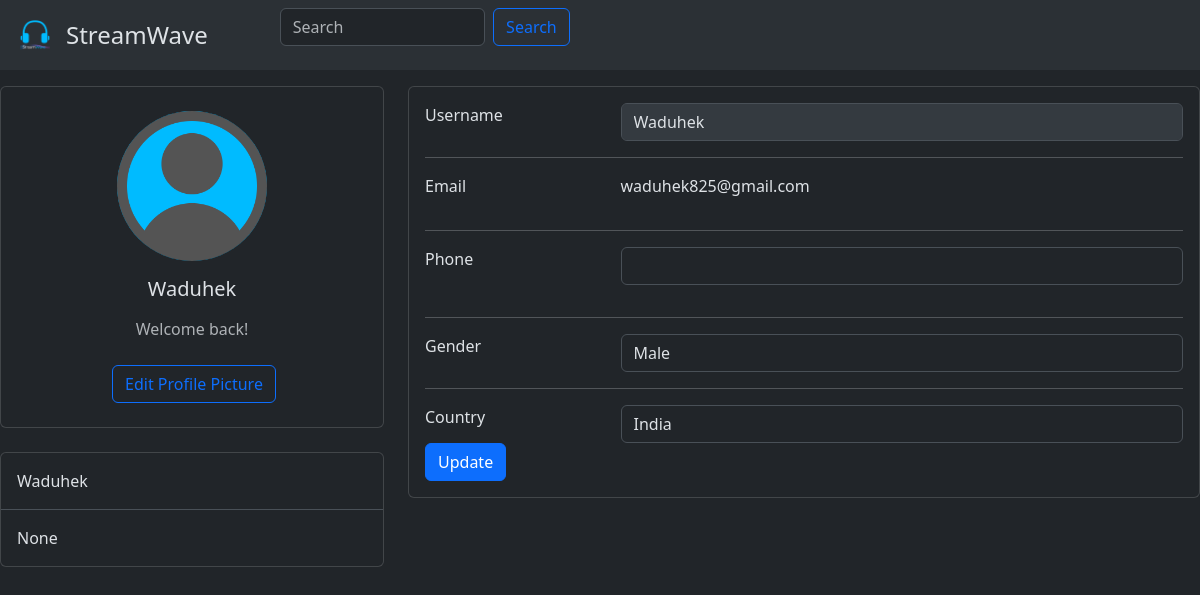
Page /account (signed in) on the committed database.
### app.py (models this page shows)
class User(db.Model, UserMixin):
    __tablename__ = "user"
    id = db.Column(db.Integer(), primary_key=True)
    email = db.Column(db.String(255), unique=True, nullable=False)
    username = db.Column(db.String(255), unique=True, nullable=False)
    password = db.Column(db.String(255), nullable=False)
    img = db.Column(db.String(300), default='user.png')
    phone = db.Column(db.Integer())
    gender = db.Column(db.String(10))
    address = db.Column(db.String(300))
    active = db.Column(db.Boolean())
    fs_uniquifier = db.Column(db.String(255), unique=True, nullable=False)
    confirmed_at = db.Column(db.DateTime())
    songs = db.relationship('Songs', backref='user',
                            cascade="all, delete-orphan")
    albums = db.relationship('Albums', backref='user',
                             cascade="all, delete-orphan")
    playlist = db.relationship('Playlist', backref='user',
                               cascade="all, delete-orphan")
    roles = db.relationship(
        "Role", secondary="roles_users", backref=db.backref("users", lazy="dynamic")
    )

### app.py (the view)
@app.route('/account', methods=['POST', 'GET'])
@login_required
def account():
    user = User.query.get(current_user.id)
    if request.method == 'POST':
        user.phone = request.form.get('phone')
        user.gender = request.form.get('gender')
        user.address = request.form.get('address')
        db.session.commit()
    return render_template('account.html', user=user)

### templates/account.html (shortened to what this page needs)
  <html data-bs-theme = "dark">
        <head>
            <link href="https://cdn.jsdelivr.net/npm/bootstrap@5.3.2/dist/css/bootstrap.min.css" rel="stylesheet">
        </head>
        <body>
          <nav class="navbar navbar-expand-lg bg-body-tertiary p-2">
            <div class="container-fluid">
              <a class="navbar-brand" href="{{ url_for('index') }}"><img src = "{{ url_for('static', filename='logo.png') }}" width="30px" /></a>
                <h4 class = "me-5 mt-2 fw-light" >StreamWave</h4>
                <form class="d-flex justify-content-start w-25 me-auto ms-4" role="search" method="post" action="{{ url_for('search_results')}}">
                    <input class="form-control me-2" type="search" placeholder="Search" aria-label="Search" name="queryString">
                    <button class="btn btn-outline-primary" type="submit">Search</button>
                </form>
              </div>
          </nav>
          <section>
              <div class="row mt-3">
                <div class="col-lg-4">
                  <div class="card mb-4">
                    <div class="card-body text-center">
                      <a href="{{url_for('accprofilepic')}}">
                        <img src = "{{ url_for('static', filename='uploads/' + user.img) }}" class="mt-2 rounded-circle" width="150px" height="150px" class = "mt-2" style="object-fit: cover;"/>
                      </a>
                      <h5 class="my-3">{{user.username}}</h5>
                      <p class="text-muted mb-4">Welcome back!</p>
                      <div class="d-flex justify-content-center mb-2">
                        <a href="{{url_for('accprofilepic')}}">
                        <button type="button" class="btn btn-outline-primary ms-1">Edit Profile Picture</button></a>
                      </div>
                    </div>
                  </div>
                  <div class="card mb-4 mb-lg-0">
                    <div class="card-body p-0">
                      <ul class="list-group list-group-flush rounded-3">
                        <li class="list-group-item p-3">
                          <p class="mb-0">{{user.username}}</p>
                        </li>
                        <li class="list-group-item p-3">
                          <p class="mb-0">{{user.gender}}</p>
                        </li>
                      </ul>
                    </div>
                  </div>
                </div>
                <div class="col-lg-8">
                  <div class="card mb-4">
                    <div class="card-body">
                      <div class="row">
                        <div class="col-sm-3">
                          <p class="mb-0">Username</p>
                        </div>
                        <div class="col-sm-9">
                                <div class="form-group">
                                  <input type="text" class="form-control" value="{{user.username}}" disabled>
                                </div>
                        </div>
                      </div>
                      <hr>
                      <div class="row">
                        <div class="col-sm-3">
                          <p class="mb-0">Email</p>
                        </div>
                        <div class="col-sm-9">
                            <div class="form-group">
                                <p>{{user.email}}</p>
                              </div>
                            </div>
                      </div>
                      <hr>
                      <div class="row">
                        <div class="col-sm-3">
                          <p class="mb-0">Phone</p>
                        </div>
                        <div class="col-sm-9">
                          <form method="post">
                            <div class="form-group">
                                <input type="number" class="form-control" id="exampleInputEmail1" value="{{user.phone}}" name ="phone">
                              </div>
                        </div>
                      </div>
                      <hr>
                      <div class="row">
                        <div class="col-sm-3">
                          <p class="mb-0">Gender</p>
                        </div>
                        <div class="col-sm-9">
                            <select class="form-control" value="{{user.gender}}" name="gender">
                                <option>Male</option>
                              </select>
                        </div>
                      </div>
                      <hr>
                      <div class="row">
                        <div class="col-sm-3">
                          <p class="mb-0">Country</p>
                        </div>
                        <div class="col-sm-9">
                          <select class="form-control" name="address" value="{{user.address}}">
                            <option value="India">India</option>
                          </select>
                        </div>
                      </div>
                      <input type="submit" value="Update" class="btn btn-primary">
                      </div>
                    </div>
                  </div>
          </section>
    </body>
    </html>

### rows in the picture
User: img (placeholder picture), username "Waduhek", gender "None", email "waduhek825@gmail.com", gender "Male", address "India"
